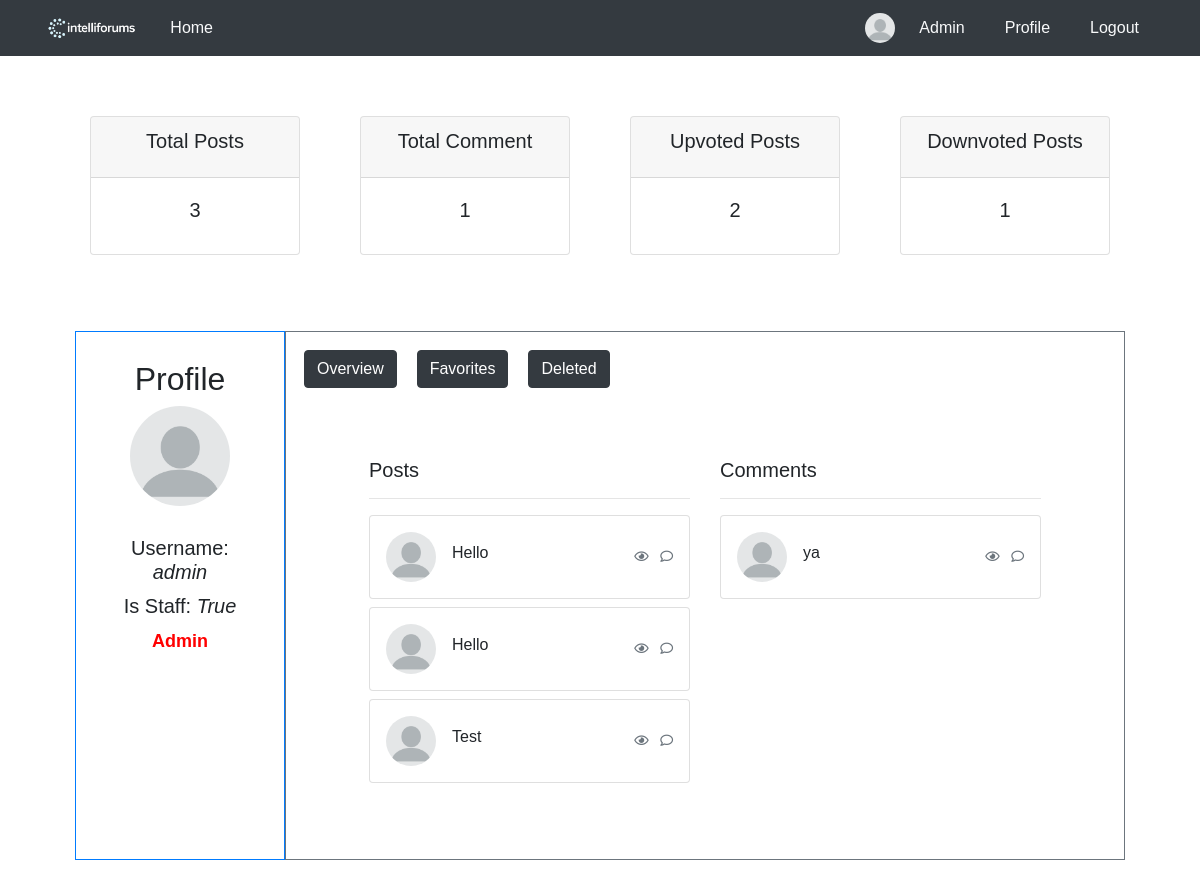
The page /profile/1/ (signed in) on the database as committed earlier.
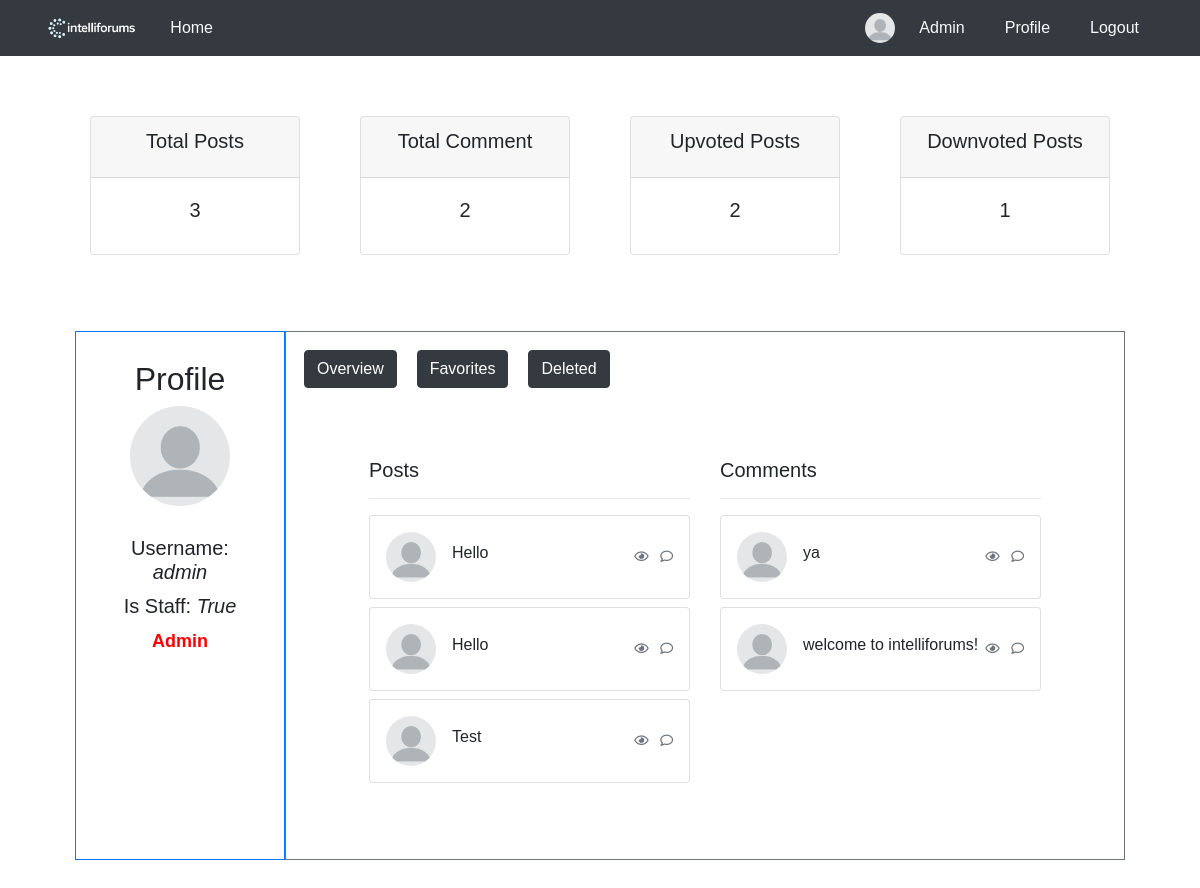
The same page on the database as committed later.
### blog/models.py (models this page shows, shortened)
class UserPost(models.Model):
    post_ref = models.ForeignKey(Post, on_delete=models.CASCADE)
    user_ref = models.ForeignKey(User, on_delete=models.CASCADE)
    is_deleted = models.BooleanField(default=False)

class User(AbstractBaseUser, PermissionsMixin):
    username = models.CharField(max_length=100, unique=True)
    picture = models.ImageField(
        upload_to='profile/',
        default='profile/blank-profile-picture-973460_128012234212.png',
        blank=True,
    )
    is_active = models.BooleanField(default=True)
    is_staff = models.BooleanField(default=False)
    is_banned = models.BooleanField(default=False)
    USERNAME_FIELD = 'username'
    objects = UserManager()

class Post(models.Model):
    user_ref = models.ForeignKey(User, on_delete=models.CASCADE)
    title = models.CharField(max_length=100)
    content = models.TextField(blank=True, null=True)
    created_at = models.DateField(auto_now_add=True)
    image = models.ImageField(upload_to=upload_path, blank=True, null=True)

class User_UserPost(models.Model):
    user_post_ref = models.ForeignKey(UserPost, on_delete=models.CASCADE)
    user_ref = models.ForeignKey(User, on_delete=models.CASCADE)
    class Meta:
        abstract = True

class Comment(User_UserPost):
    content = models.TextField(blank=True, null=True)
    created_at = models.DateTimeField(auto_now_add=True)
    image = models.ImageField(upload_to=upload_path, blank=True, null=True)

### blog/views.py (the view)
# urls.py: path('profile/<int:pk>/', views.render_profile, name='profile'),
@deprecated
@login_required(login_url='login')
def render_profile(request, pk):
    user = User.objects.get(id=pk)
    user_posts = UserPost.objects.filter(user_ref__id=pk, is_deleted=False)
    deleted_user_posts = UserPost.objects.filter(user_ref__id=pk, is_deleted=True)
    user_comments = Comment.objects.filter(user_ref__id=pk)
    user_favorites = FavoritePost.objects.filter(user_ref__id=pk, user_post_ref__is_deleted=False)
    user_upvotes = VotePost.objects.filter(user_ref__id=pk, is_upvote=True)
    user_downvotes = VotePost.objects.filter(user_ref__id=pk, is_upvote=False)
    return render(request, 'profile.html', {
        'user_posts' : user_posts,
        'user_comments' : user_comments,
        'user_favorites' : user_favorites,
        'deleted_user_posts': deleted_user_posts,
        'user' : user,
        'current_user' : request.user,
        'user_downvotes' : user_downvotes,
        'user_upvotes' : user_upvotes
    })

### blog/templates/profile.html (shortened to what this page needs)
<!DOCTYPE html>
<html lang="en">
<head>
    {% load static %}
    <link rel="stylesheet" href="{% static 'blog/css/profile.css' %}">
</head>
<body>
    {% include 'header.html' %}
        {% include 'Profile/profile_count.html' %}
        <div class="container-fluid">
            <div class="row d-flex">
                <div class="left-column p-2 border border-primary" style="flex: 0 0 20%; max-width: 20%;">
                    <div class="profile-container">
                        <h2>Profile</h2>
                        <img src="{{ user.picture.url }}" alt="Profile Picture" class="profile-pic" style="height: 100px; " onclick="window.location.href='{{ user.picture.url }}'">
                        <div class="profile-info">
                            <h5>Username: <i>{{ user.username }}</i></h5>
                            <h5>Is Staff: <i>{{ user.is_staff }}</i></h5>
                            {% if user.is_staff == True %}
                                <p style="color: red; font-weight: bold; font-size: 18px;">Admin</p>
                            {% endif %}
                        </div>
                    </div>
                </div>
                <div class="col p-2 border border-secondary">
                    <div style="display: flex;">
                        <button id="showOverview" class="btn btn-dark" style="margin: 10px;">Overview</button>
                        <button id="showFavorites" class="btn btn-dark" style="margin: 10px;">Favorites</button>
                    {% if user.id == current_user.id %}
                        <button id="showDeleted" class="btn btn-dark" style="margin: 10px;">Deleted</button>
                    {% endif %}
                    </div>
                    <div id="OverviewDashboard" style="display: block;">
                        {% include 'Profile/profile_dashboard.html' %}
                     </div>
                </div>
            </div>
        </div>
</body>
</html>

### blog/templates/Profile/profile_dashboard.html
<div class="row">
    <div class="col-lg">
        <h5>Posts</h5>
        <hr>
        {% for user_post in user_posts %}
        <div class="card mb-2" onclick="window.location.href = '/post_detail/{{ user_post.id }}/1/'">
            <div class="card-body p-2 p-sm-3">
                <div class="media forum-item">
                    <a href="#" data-toggle="collapse" data-target=".forum-content"><img src="/media/{{ user_post.user_ref.picture }}" class="mr-3 rounded-circle" width="50" alt="User" /></a>
                    <div class="media-body align-self-center">
                        <h6><a href="#" data-toggle="collapse" data-target=".forum-content" class="text-body">{{ user_post.post_ref.title }}</a></h6>
                    </div>
                    <div class="text-muted small text-center align-self-center">
                        <span class="d-none d-sm-inline-block favorite-views" data-value="{{ user_post.id }}"><i class="far fa-eye"></i></span>
                        <span class="favorite-comments-num" data-value="{{ user_post.id }}"><i class="far fa-comment ml-2"></i></span>
                    </div>
                </div>
            </div>
        </div>
        {% endfor %}
    </div>
    <div class="col-lg">
        <h5>Comments</h5>
        <hr>
        {% for user_comment in user_comments %}
        <div class="card mb-2">
            <div class="card-body p-2 p-sm-3">
                <div class="media forum-item">
                    <a href="#" data-toggle="collapse" data-target=".forum-content"><img src="/media/{{ user_comment.user_ref.picture }}" class="mr-3 rounded-circle" width="50" alt="User" /></a>
                    <div class="media-body align-self-center">
                        <h6><a href="#" data-toggle="collapse" data-target=".forum-content" class="text-body">{{ user_comment.content }}</a></h6>
                    </div>
                    <div class="text-muted small text-center align-self-center">
                        <span class="d-none d-sm-inline-block"><i class="far fa-eye"></i></span>
                        <span><i class="far fa-comment ml-2"></i></span>
                    </div>
                </div>
            </div>
        </div>
        {% endfor %}
    </div>
</div>

Rows that differ between the two databases and show on the page:
added Comment: user_ref.picture (placeholder picture), content "welcome to intelliforums!"
Other text that changed with them:
{{ user_comments.count }}: "1" → "2"
